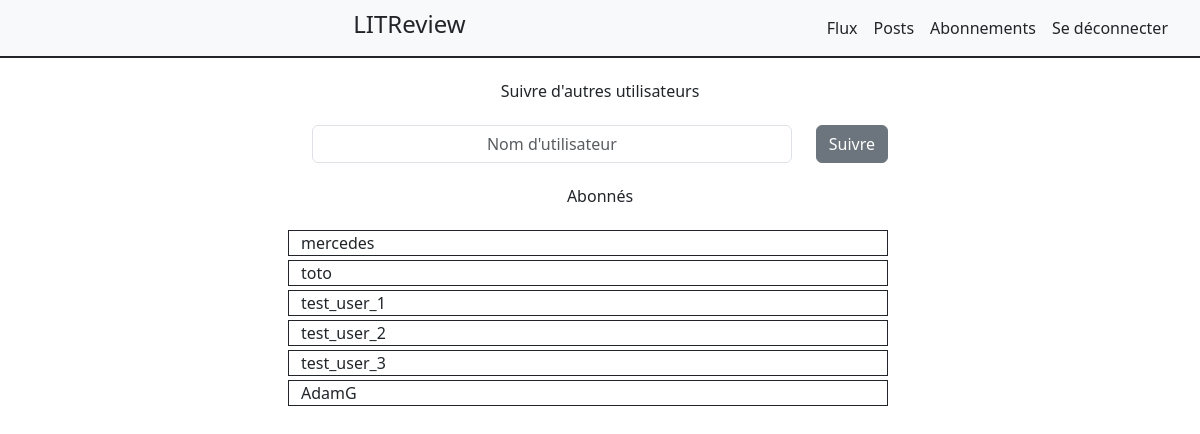
Screenshot of /follows/ (signed in) with the database file from the repository.
### authentication/models.py (models this page shows, shortened)
class CustomUser(AbstractUser):
    ADMINISTRATOR = "Administrator"
    MODERATOR = "Moderator"
    BASIC = "Basic"
    ROLE_CHOICES = (
        (ADMINISTRATOR, "Administrateur"),
        (MODERATOR, "Modérateur"),
        (BASIC, "Utilisateur"),
    )
    role = models.CharField(
        max_length=20,
        choices=ROLE_CHOICES,
        default=BASIC,
        verbose_name="Rôle",
    )
    avatar = models.ImageField(
        upload_to=get_avatar_path, verbose_name="Avatar", null=True, blank=True
    )
    follows = models.ManyToManyField(
        settings.AUTH_USER_MODEL,
        through="UserFollows",
        related_name="followers",
        verbose_name="suit",
        symmetrical=False,
        blank=True,
    )
    blocks = models.ManyToManyField(
        settings.AUTH_USER_MODEL,
        blank=True,
    )

### rating/views.py (the view, shortened to what this page needs)
# urls.py: path("follows/", rating.views.follows, name="follows"),
@login_required
def follows(request):
    user = request.user
    following = user.follows.all()  # users followed by the user
    followers = user.followers.all()  # users following the user
    context = {"following": following, "followers": followers}
    return render(request, "rating/follows.html", context=context)

### rating/templates/rating/follows.html (shortened to what this page needs)
{% extends "base.html" %}
{% block content %}
  <div class="container-sm w-50 mt-4">
    <div class="row">
      <div class="col-12 mb-3">
        <h6 class="text-center">Suivre d'autres utilisateurs</h6>
      </div>
      <form method="post">
        <div class="row mb-3">
          <div class="col-sm mx-auto mb-2">
            <input type="text" id="username" name="username" placeholder="Nom d'utilisateur"
                   required class="form-control text-center">
          </div>
          <div class="col-sm-auto">
            <button type="submit" class="btn btn-secondary float-end">Suivre</button>
          </div>
        </div>
      </form>
    </div>
    {% if followers %}
      <div class="row">
        <div class="col-12 mb-3">
          <h6 class="text-center">Abonnés</h6>
        </div>
        {% for user in followers %}
          <div class="row border border-dark align-items-center mb-1">
            {{ user }}
          </div>
        {% endfor %}
      </div>
    {% endif %}
  </div>
{% endblock content %}

### rows the page displays
CustomUser: username "mercedes"
CustomUser: username "toto"
CustomUser: username "test_user_1"
CustomUser: username "test_user_2"
CustomUser: username "test_user_3"
CustomUser: username "AdamG"
